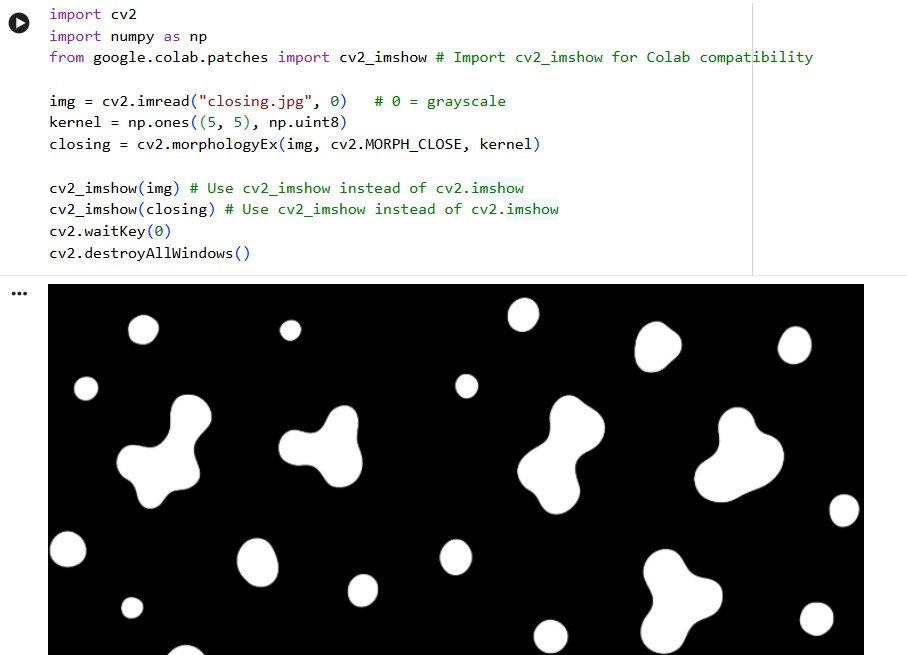
#> input picture exp27.jpeg, 907 x 655 px
$ jupyter execute --allow-errors 'Activity 3.ipynb'   (shell and % lines are left out)
#> lines starting #> are read from the running program, lines starting #| are printed output that depends on the picture; after the words box and inside, x2 and y2 are one past the last pixel; in counts of white or black regions, pixels touching at a corner belong together
# Welcome to Colab!

## Google Colab is available in VS Code!

Try the new [Google Colab extension](https://marketplace.visualstudio.com/items?itemName=Google.colab) for Visual Studio Code. You can get up and running in just a few clicks:

*  In VS Code, open the ***Extensions*** view and search for 'Google Colab' to install.
*  Open the kernel selector by creating or opening any `.ipynb` notebook file in your local workspace and either running a cell or clicking the ***Select Kernel*** button in the top right.
*  Click ***Colab*** and then select your desired runtime, sign in with your Google account, and you're all set!

See more details in our [announcement blog here](https://developers.googleblog.com/google-colab-is-coming-to-vs-code).

## 🎁 Free Pro Plan for Gemini & Colab for US College Students 🎓

Get more access to our most accurate model Gemini 3 Pro for advanced coding, complex research, and innovative projects, backed by Colab’s dedicated high-compute resources for data science and machine learning.

Get the Gemini free offer at [gemini.google/students](https://gemini.google/students?utm_source=colab&utm_medium=banner&utm_campaign=students_xpa_us-colab-banner).
Get the Colab free offer at [colab.research.google.com/signup](https://colab.research.google.com/signup).
Terms Apply.

## Access popular AI models via Google-Colab-AI Without an API Key
All users have access to most popular LLMs via the `google-colab-ai` Python library, and paid users have access to a wider selection of models. For more details, refer to the [getting started with google colab ai](https://colab.research.google.com/github/googlecolab/colabtools/blob/main/notebooks/Getting_started_with_google_colab_ai.ipynb).

[cell 1]
from google.colab import ai
response = ai.generate_text("What is the capital of France?")

## Explore the Gemini API
The Gemini API gives you access to Gemini models created by Google DeepMind. Gemini models are built from the ground up to be multimodal, so you can reason seamlessly across text, images, code, and audio.

**How to get started?**
*  Go to [Google AI Studio](https://aistudio.google.com/) and log in with your Google account.
*  [Create an API key](https://aistudio.google.com/app/apikey).
* Use a quickstart for [Python](https://colab.research.google.com/github/google-gemini/cookbook/blob/main/quickstarts/Get_started.ipynb), or call the REST API using [curl](https://colab.research.google.com/github/google-gemini/cookbook/blob/main/quickstarts/rest/Prompting_REST.ipynb).

**Discover Gemini's advanced capabilities**
*  Play with Gemini [multimodal outputs](https://colab.research.google.com/github/google-gemini/cookbook/blob/main/quickstarts/Image-out.ipynb), mixing text and images in an iterative way.
*  Discover the [multimodal Live API](https://colab.research.google.com/github/google-gemini/cookbook/blob/main/quickstarts/Get_started_LiveAPI.ipynb ) (demo [here](https://aistudio.google.com/live)).
*  Learn how to [analyze images and detect items in your pictures](https://colab.research.google.com/github/google-gemini/cookbook/blob/main/quickstarts/Spatial_understanding.ipynb") using Gemini (bonus, there's a [3D version](https://colab.research.google.com/github/google-gemini/cookbook/blob/main/examples/Spatial_understanding_3d.ipynb) as well!).
*  Unlock the power of [Gemini thinking model](https://colab.research.google.com/github/google-gemini/cookbook/blob/main/quickstarts/Get_started_thinking.ipynb), capable of solving complex task with its inner thoughts.

**Explore complex use cases**
*  Use [Gemini grounding capabilities](https://colab.research.google.com/github/google-gemini/cookbook/blob/main/examples/Search_grounding_for_research_report.ipynb) to create a report on a company based on what the model can find on internet.
*  Extract [invoices and form data from PDF](https://colab.research.google.com/github/google-gemini/cookbook/blob/main/examples/Pdf_structured_outputs_on_invoices_and_forms.ipynb) in a structured way.
*  Create [illustrations based on a whole book](https://colab.research.google.com/github/google-gemini/cookbook/blob/main/examples/Book_illustration.ipynb) using Gemini large context window and Imagen.

To learn more, check out the [Gemini cookbook](https://github.com/google-gemini/cookbook) or visit the [Gemini API documentation](https://ai.google.dev/docs/).

Colab now has AI features powered by [Gemini](https://gemini.google.com). The video below provides information on how to use these features, whether you're new to Python, or a seasoned veteran.

<center>
  <a href="https://www.youtube.com/watch?v=V7RXyqFUR98" target="_blank">

  </a>
</center>

<div class="markdown-google-sans">
  <h2>What is Colab?</h2>
</div>

Colab, or "Colaboratory", allows you to write and execute Python in your browser, with
- Zero configuration required
- Access to GPUs free of charge
- Easy sharing

Whether you're a **student**, a **data scientist** or an **AI researcher**, Colab can make your work easier. Watch [Introduction to Colab](https://www.youtube.com/watch?v=inN8seMm7UI) or [Colab Features You May Have Missed](https://www.youtube.com/watch?v=rNgswRZ2C1Y) to learn more, or just get started below!

<div class="markdown-google-sans">

## **Getting started**
</div>

The document you are reading is not a static web page, but an interactive environment called a **Colab notebook** that lets you write and execute code.

For example, here is a **code cell** with a short Python script that computes a value, stores it in a variable, and prints the result:

[cell 2]
seconds_in_a_day = 24 * 60 * 60
seconds_in_a_day

To execute the code in the above cell, select it with a click and then either press the play button to the left of the code, or use the keyboard shortcut "Command/Ctrl+Enter". To edit the code, just click the cell and start editing.

Variables that you define in one cell can later be used in other cells:

[cell 3]
seconds_in_a_week = 7 * seconds_in_a_day
seconds_in_a_week

Colab notebooks allow you to combine **executable code** and **rich text** in a single document, along with **images**, **HTML**, **LaTeX** and more. When you create your own Colab notebooks, they are stored in your Google Drive account. You can easily share your Colab notebooks with co-workers or friends, allowing them to comment on your notebooks or even edit them. To learn more, see [Overview of Colab](/notebooks/basic_features_overview.ipynb). To create a new Colab notebook you can use the File menu above, or use the following link: [create a new Colab notebook](http://colab.research.google.com#create=true).

Colab notebooks are Jupyter notebooks that are hosted by Colab. To learn more about the Jupyter project, see [jupyter.org](https://www.jupyter.org).

<div class="markdown-google-sans">

## Data science
</div>

With Colab you can harness the full power of popular Python libraries to analyze and visualize data. The code cell below uses **numpy** to generate some random data, and uses **matplotlib** to visualize it. To edit the code, just click the cell and start editing.

You can import your own data into Colab notebooks from your Google Drive account, including from spreadsheets, as well as from Github and many other sources. To learn more about importing data, and how Colab can be used for data science, see the links below under [Working with Data](#working-with-data).

[cell 4]
import numpy as np
import IPython.display as display
from matplotlib import pyplot as plt
import io
import base64

ys = 200 + np.random.randn(100)
x = [x for x in range(len(ys))]

#> (the rest of this cell did not finish here and is left out)

Colab notebooks execute code on Google's cloud servers, meaning you can leverage the power of Google hardware, including [GPUs and TPUs](#using-accelerated-hardware), regardless of the power of your machine. All you need is a browser.

For example, if you find yourself waiting for **pandas** code to finish running and want to go faster, you can switch to a GPU Runtime and use libraries like [RAPIDS cuDF](https://rapids.ai/cudf-pandas) that provide zero-code-change acceleration.

To learn more about accelerating pandas on Colab, see the [10 minute guide](https://colab.research.google.com/github/rapidsai-community/showcase/blob/main/getting_started_tutorials/cudf_pandas_colab_demo.ipynb) or
 [US stock market data analysis demo](https://colab.research.google.com/github/rapidsai-community/showcase/blob/main/getting_started_tutorials/cudf_pandas_stocks_demo.ipynb).

<div class="markdown-google-sans">

## Machine learning
</div>

With Colab you can import an image dataset, train an image classifier on it, and evaluate the model, all in just [a few lines of code](https://colab.research.google.com/github/tensorflow/docs/blob/master/site/en/tutorials/quickstart/beginner.ipynb).

Colab is used extensively in the machine learning community with applications including:
- Getting started with TensorFlow
- Developing and training neural networks
- Experimenting with TPUs
- Disseminating AI research
- Creating tutorials

To see sample Colab notebooks that demonstrate machine learning applications, see the [machine learning examples](#machine-learning-examples) below.

<div class="markdown-google-sans">

## More Resources

### Working with Notebooks in Colab

</div>

- [Overview of Colab](/notebooks/basic_features_overview.ipynb)
- [Guide to Markdown](/notebooks/markdown_guide.ipynb)
- [Importing libraries and installing dependencies](/notebooks/snippets/importing_libraries.ipynb)
- [Saving and loading notebooks in GitHub](https://colab.research.google.com/github/googlecolab/colabtools/blob/main/notebooks/colab-github-demo.ipynb)
- [Interactive forms](/notebooks/forms.ipynb)
- [Interactive widgets](/notebooks/widgets.ipynb)

<div class="markdown-google-sans">

<a name="working-with-data"></a>
### Working with Data
</div>

- [Loading data: Drive, Sheets, and Google Cloud Storage](/notebooks/io.ipynb)
- [Charts: visualizing data](/notebooks/charts.ipynb)
- [Getting started with BigQuery](/notebooks/bigquery.ipynb)

<div class="markdown-google-sans">

### Machine Learning

<div>

These are a few of the notebooks related to Machine Learning, including Google's online Machine Learning course. See the [full course website](https://developers.google.com/machine-learning/crash-course/) for more.
- [Intro to Pandas DataFrame](https://colab.research.google.com/github/google/eng-edu/blob/main/ml/cc/exercises/pandas_dataframe_ultraquick_tutorial.ipynb)
- [Intro to RAPIDS cuDF to accelerate pandas](https://nvda.ws/rapids-cudf)
- [Getting Started with cuML's accelerator mode](https://colab.research.google.com/github/rapidsai-community/showcase/blob/main/getting_started_tutorials/cuml_sklearn_colab_demo.ipynb)

<div class="markdown-google-sans">

<a name="using-accelerated-hardware"></a>
### Using Accelerated Hardware
</div>

- [Train a CNN to classify handwritten digits on the MNIST dataset using Flax NNX API](https://colab.research.google.com/github/google/flax/blob/main/docs_nnx/mnist_tutorial.ipynb)
- [Train a Vision Transformer (ViT) for image classification with JAX](https://colab.research.google.com/github/jax-ml/jax-ai-stack/blob/main/docs/source/JAX_Vision_transformer.ipynb)
- [Text classification with a transformer language model using JAX](https://colab.research.google.com/github/jax-ml/jax-ai-stack/blob/main/docs/source/JAX_transformer_text_classification.ipynb)

<div class="markdown-google-sans">

<a name="machine-learning-examples"></a>

### Featured examples

</div>

- [Train a miniGPT language model with JAX AI Stack](https://docs.jaxstack.ai/en/latest/JAX_for_LLM_pretraining.html)
- [LoRA/QLoRA finetuning for LLM using Tunix](https://github.com/google/tunix/blob/main/examples/qlora_gemma.ipynb)
- [Parameter-efficient fine-tuning of Gemma with LoRA and QLoRA](https://keras.io/examples/keras_recipes/parameter_efficient_finetuning_of_gemma_with_lora_and_qlora/)
- [Loading Hugging Face Transformers Checkpoints](https://keras.io/keras_hub/guides/hugging_face_keras_integration/)
- [8-bit Integer Quantization in Keras](https://keras.io/guides/int8_quantization_in_keras/)
- [Float8 training and inference with a simple Transformer model](https://keras.io/examples/keras_recipes/float8_training_and_inference_with_transformer/)
- [Pretraining a Transformer from scratch with KerasHub](https://keras.io/keras_hub/guides/transformer_pretraining/)
- [Simple MNIST convnet](https://keras.io/examples/vision/mnist_convnet/)
- [Image classification from scratch using Keras 3](https://keras.io/examples/vision/image_classification_from_scratch/)
- [Image Classification with KerasHub](https://keras.io/keras_hub/guides/classification_with_keras_hub/)

[cell 5]
# Install (if needed)

import cv2
import numpy as np
import matplotlib.pyplot as plt

# Upload image in Colab
from google.colab import files
uploaded = files.upload()
#> the answer given: exp27.jpeg

# Read image
img = cv2.imread(list(uploaded.keys())[0])
#> img is the input picture: shape (655, 907, 3); mean B, G, R 138.1, 138.5, 138
img = cv2.cvtColor(img, cv2.COLOR_BGR2RGB)

# Generate Gaussian Pyramid
level0 = img
level1 = cv2.pyrDown(level0)
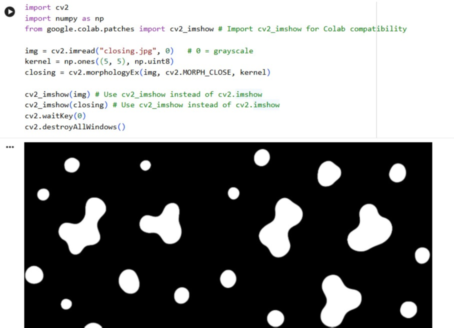
#> level1: shape (328, 454, 3); mean R, G, B 138.2, 138.6, 138.2
level2 = cv2.pyrDown(level1)
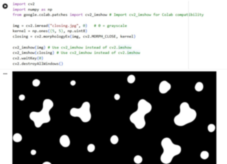
#> level2: shape (164, 227, 3); mean R, G, B 138.5, 139, 138.6
level3 = cv2.pyrDown(level2)
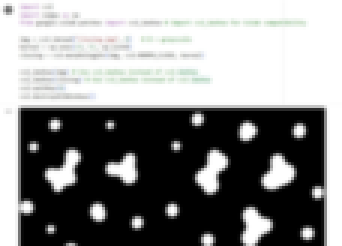
#> level3: shape (82, 114, 3) (shown 3 times larger); mean R, G, B 139.7, 140.1, 139.7

# Canny Edge Detection
def canny_edge(image):
    gray = cv2.cvtColor(image, cv2.COLOR_RGB2GRAY)
    return cv2.Canny(gray, 100, 200)
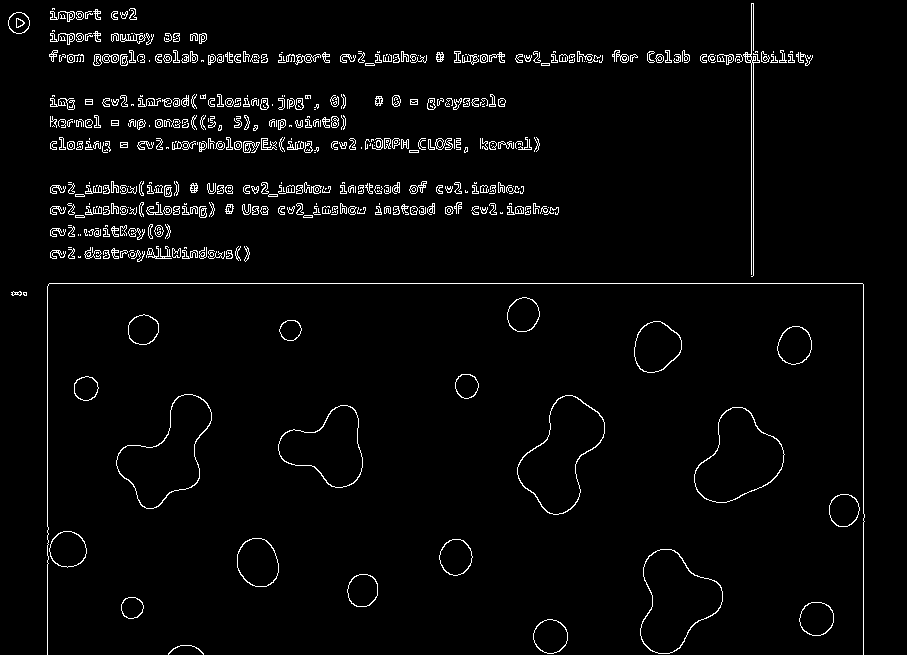
#> returned value: shape (655, 907); 3.1% white in thin lines or dots

edges0 = canny_edge(level0)
edges1 = canny_edge(level1)
#> in canny_edge (call 2), `return cv2.Canny(gray, 100, 200)`:
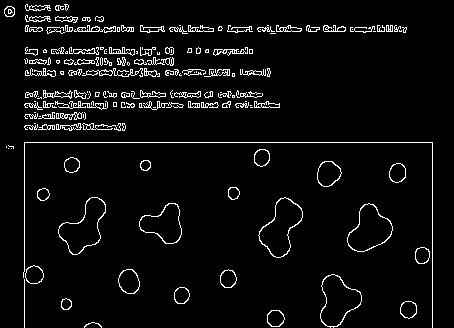
#> returned value: shape (328, 454); 5% white in thin lines or dots
edges2 = canny_edge(level2)
#> in canny_edge (call 3), `return cv2.Canny(gray, 100, 200)`:
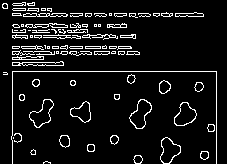
#> returned value: shape (164, 227); 8.3% white in thin lines or dots
edges3 = canny_edge(level3)
#> in canny_edge (call 4), `return cv2.Canny(gray, 100, 200)`:
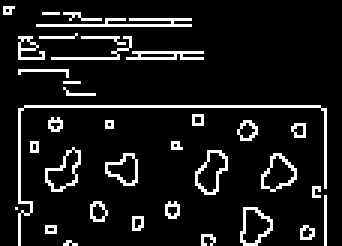
#> returned value: shape (82, 114) (shown 3 times larger); 9.8% white in thin lines or dots

# Display
titles = ['Level 0', 'Level 1', 'Level 2', 'Level 3']
images = [edges0, edges1, edges2, edges3]

plt.figure(figsize=(12,6))
#> (this line was passed over: IPython is not available in this run)
#> (the rest of this cell did not finish here and is left out)

[cell 6]
import cv2
import numpy as np
import matplotlib.pyplot as plt
from scipy.ndimage import gaussian_laplace

# Create synthetic blobs
img = np.zeros((300,300), dtype=np.uint8)
cv2.circle(img, (75,150), 10, 255, -1)   # small blob
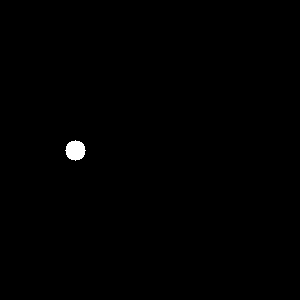
#> img: shape (300, 300); 0.35% white; 1 white region, box (x1, y1, x2, y2) and area: (65, 140, 86, 161) 317
cv2.circle(img, (225,150), 40, 255, -1)  # large blob
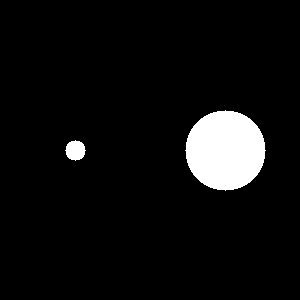
#> img: shape (300, 300); 5.9% white; 2 white regions, box (x1, y1, x2, y2) and area: (185, 110, 266, 191) 5025, (65, 140, 86, 161) 317

# Apply Laplacian of Gaussian with different scales
log_small = gaussian_laplace(img, sigma=2)
log_large = gaussian_laplace(img, sigma=8)

# Display
plt.figure(figsize=(12,4))
#> (this line was passed over: IPython is not available in this run)
plt.subplot(1,3,1)
#> (this line was passed over: IPython is not available in this run)
plt.imshow(img, cmap='gray')
#> (this line was passed over: IPython is not available in this run)
plt.title("Original Blobs")
#> (this line was passed over: IPython is not available in this run)
plt.axis('off')
#> (this line was passed over: IPython is not available in this run)

plt.subplot(1,3,2)
#> (this line was passed over: IPython is not available in this run)
plt.imshow(log_small, cmap='gray')
plt.title("Small Filter (Sigma=2)")
plt.axis('off')

plt.subplot(1,3,3)
plt.imshow(log_large, cmap='gray')
plt.title("Large Filter (Sigma=8)")
plt.axis('off')

plt.show()

$ run again, on exp28.1.jpeg
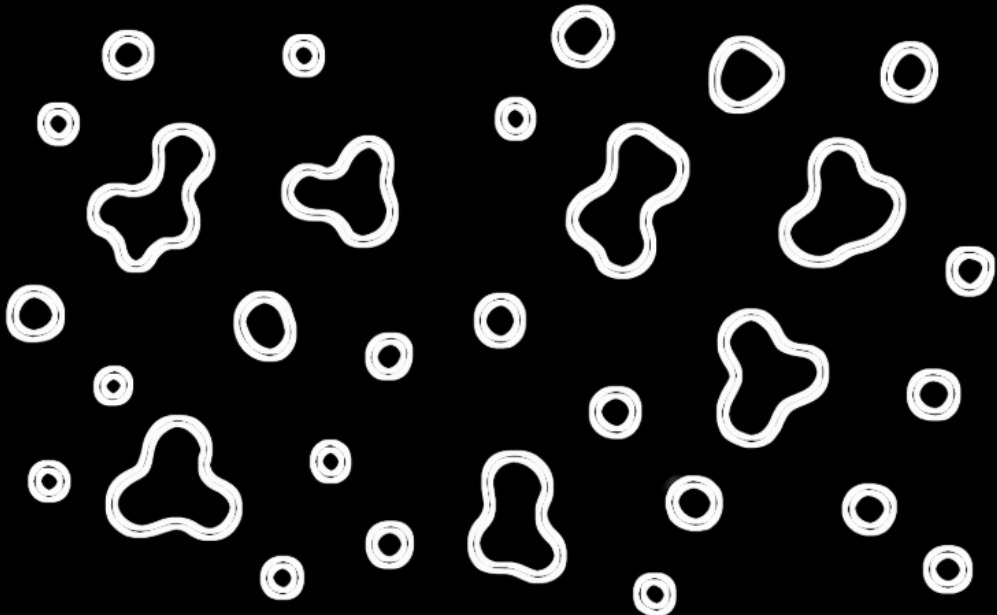
#> input picture exp28.1.jpeg, 997 x 615 px
#> img is the input picture: shape (615, 997, 3); min 0, max 255, mean 29.9
#> in canny_edge, `return cv2.Canny(gray, 100, 200)`:
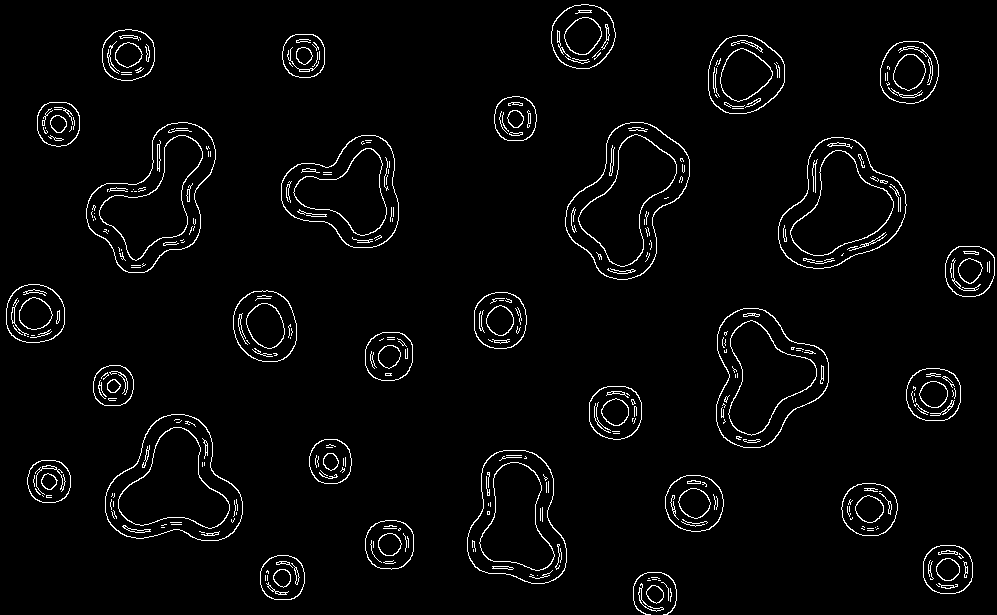
#> returned value: shape (615, 997); 3.1% white in thin lines or dots
#> gray: shape (308, 499)
#> gray: shape (154, 250)
#> gray: shape (77, 125)
#> in canny_edge (call 4), `return cv2.Canny(gray, 100, 200)`:
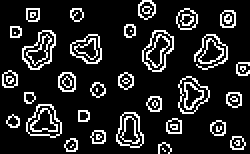
#> returned value: shape (77, 125) (shown 2 times larger); 14% white in thin lines or dots

$ run again, on 6th video.png
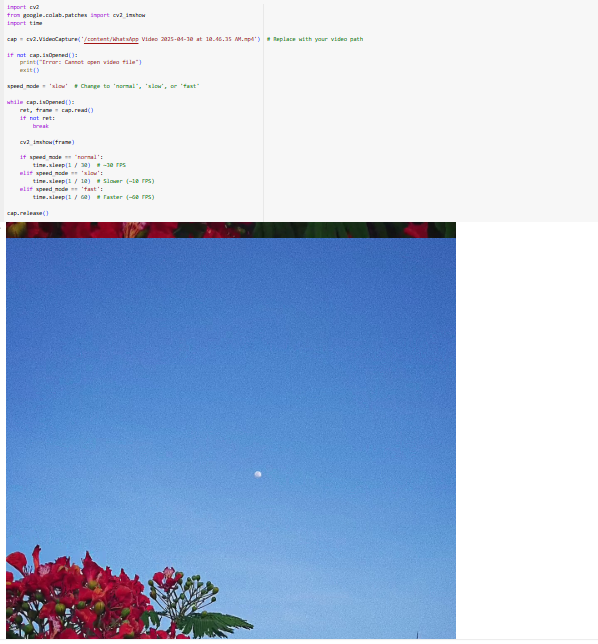
#> input picture 6th video.png, 598 x 644 px
#> img is the input picture: shape (644, 598, 3); mean B, G, R 219.8, 190.1, 170.6
#> gray: shape (322, 299)
#> gray: shape (161, 150)
#> in canny_edge (call 4), `gray = cv2.cvtColor(image, cv2.COLOR_RGB2GRAY)`:
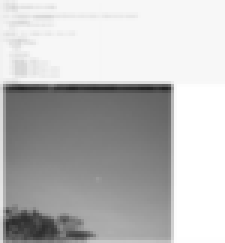
#> gray: shape (81, 75) (shown 3 times larger); min 33, max 255, mean 187.8
#> in canny_edge (call 4), `return cv2.Canny(gray, 100, 200)`:
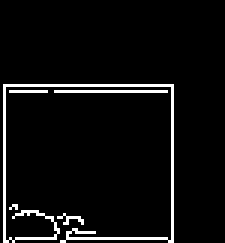
#> returned value: shape (81, 75) (shown 3 times larger); 5.3% white in thin lines or dots, all inside (x1, y1, x2, y2) = (1, 28, 58, 81)
